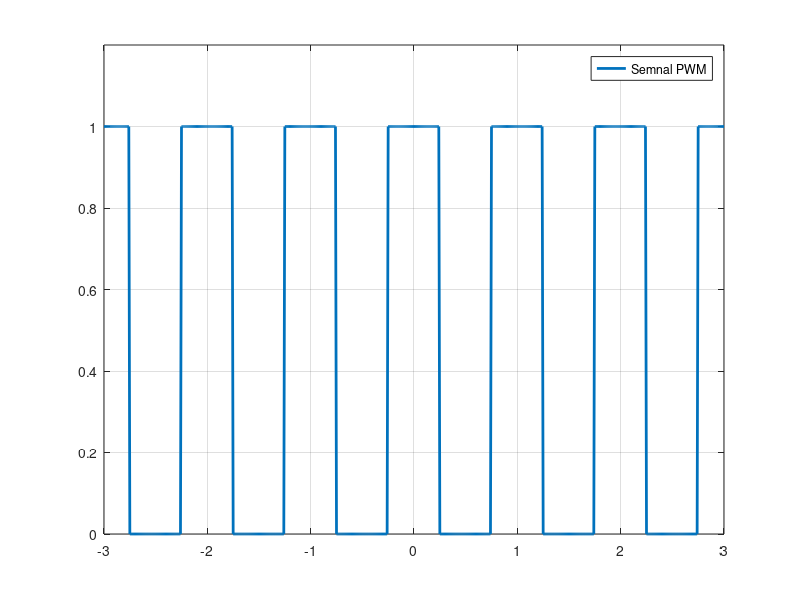

Write the MATLAB code that produced this figure. (Note: this script raises an error after producing the figure.)
%% 1
clc
clear all
close all

% d
N = 2;
u = @(t)(t>=0);
n = -N:1:N;
t = -3:0.01:3;

T = 1;
f = 1/T;
dc = 0.5;

x = @(t)((mod(t+T/4,T) < dc * T)); % daca (t+T/4)%T < dc * T => x = 1 altfel x = 0

plot(t,x(t),'LineWidth',2), axis([-3 3 0 1.2]), grid, legend('Semnal PWM');

%% 2
% a
clc
clear all
close all

% modificare exemplul 2
% generare semnal
T0 = 1; w0 = 2*pi/T0;

figure
N = 8;

Ts = 0.0005; t = -1:Ts:2;
x = t - 0.1 - round(t);
ak1 = estimareAk(x, t, T0, Ts, N)
subplot(311),plot(t,x,'LineWidth',2), grid, axis([-1 2 -0.6 0.4]);

Ts = 0.01; t = -1:Ts:2;
x = t - 0.1 - round(t);
ak2 = estimareAk(x, t, T0, Ts, N)
subplot(312),plot(t,x,'LineWidth',2), grid, axis([-1 2 -0.6 0.4]);

Ts = 0.001; t = -1:Ts:2;
x = t - 0.1 - round(t);
ak3 = estimareAk(x, t, T0, Ts, N)
subplot(313),plot(t,x,'LineWidth',2), grid, axis([-1 2 -0.6 0.4]);

%%
clc
clear all
close all

% modificare exemplul 3
% Ts = 0.0005;
T0 = 1; w0 = 2*pi/T0;
N = 8;
Ts = 0.0005; t = -1:Ts:2;
x = t - 0.1 - round(t);
ak = estimareAk(x, t, T0, Ts, N);

a0 = ak(N+1);
ksi0 = 0;
Ak = abs(ak(N+2:end));
ksi = angle(ak(N+2:end));

% sinteza semnal
x_est = a0 * ones(size(t));
for k = 1:N

    x_est = x_est + 2*Ak(k)*cos(w0 * k * t + ksi(k));

end
figure, plot(t, x, 'b', t, x_est, 'r'), xlabel('t'), legend('x(t)', 'x_{est}(t)'), title('Ts = 0.0005');

% afisare spectru
n0 = 0:N;
figure, subplot(311), stem(n0, [a0, Ak], '.'), legend('Amplitude spectrum');
subplot(312), stem(n0, [ksi0, ksi], '.g'), legend('Phase spectrum');
subplot(313), stem(n0, [a0^2, (Ak.^2)/2], '.r'), xlabel('n'), legend('Power spectrum');

% Ts = 0.01;
T0 = 1; w0 = 2*pi/T0;
N = 8;
Ts = 0.01; t = -1:Ts:2;
x = t - 0.1 - round(t);
ak = estimareAk(x, t, T0, Ts, N);

a0 = ak(N+1);
ksi0 = 0;
Ak = abs(ak(N+2:end));
ksi = angle(ak(N+2:end));

% sinteza semnal
x_est = a0 * ones(size(t));
for k = 1:N

    x_est = x_est + 2*Ak(k)*cos(w0 * k * t + ksi(k));

end
figure, plot(t, x, 'b', t, x_est, 'r'), xlabel('t'), legend('x(t)', 'x_{est}(t)'), title('Ts = 0.01');

% afisare spectru
n0 = 0:N;
figure, subplot(311), stem(n0, [a0, Ak], '.'), legend('Amplitude spectrum');
subplot(312), stem(n0, [ksi0, ksi], '.g'), legend('Phase spectrum');
subplot(313), stem(n0, [a0^2, (Ak.^2)/2], '.r'), xlabel('n'), legend('Power spectrum');

% Ts = 0.001;
T0 = 1; w0 = 2*pi/T0;
N = 8;
Ts = 0.001; t = -1:Ts:2;
x = t - 0.1 - round(t);
ak = estimareAk(x, t, T0, Ts, N);

a0 = ak(N+1);
ksi0 = 0;
Ak = abs(ak(N+2:end));
ksi = angle(ak(N+2:end));

% sinteza semnal
x_est = a0 * ones(size(t));
for k = 1:N

    x_est = x_est + 2*Ak(k)*cos(w0 * k * t + ksi(k));

end
figure, plot(t, x, 'b', t, x_est, 'r'), xlabel('t'), legend('x(t)', 'x_{est}(t)'), title('Ts = 0.001');

% afisare spectru
n0 = 0:N;
figure, subplot(311), stem(n0, [a0, Ak], '.'), legend('Amplitude spectrum');
subplot(312), stem(n0, [ksi0, ksi], '.g'), legend('Phase spectrum');
subplot(313), stem(n0, [a0^2, (Ak.^2)/2], '.r'), xlabel('n'), legend('Power spectrum');

%%
% b
clc
clear all
close all

% modificare exemplul 2
% generare semnal
T0 = 1; w0 = 2*pi/T0;

figure
N = 16;

Ts = 0.0005; t = -1:Ts:2;
x = t - 0.1 - round(t);
ak1 = estimareAk(x, t, T0, Ts, N)
subplot(311),plot(t,x,'LineWidth',2), grid, axis([-1 2 -0.6 0.4]);

Ts = 0.01; t = -1:Ts:2;
x = t - 0.1 - round(t);
ak2 = estimareAk(x, t, T0, Ts, N)
subplot(312),plot(t,x,'LineWidth',2), grid, axis([-1 2 -0.6 0.4]);

Ts = 0.001; t = -1:Ts:2;
x = t - 0.1 - round(t);
ak3 = estimareAk(x, t, T0, Ts, N)
subplot(313),plot(t,x,'LineWidth',2), grid, axis([-1 2 -0.6 0.4]);

%%
clc
clear all
close all

% modificare exemplul 3
% Ts = 0.0005;
T0 = 1; w0 = 2*pi/T0;
N = 16;
Ts = 0.0005; t1 = -1:Ts:2;
x = t1 - 0.1 - round(t1);
ak = estimareAk(x, t1, T0, Ts, N);

a0 = ak(N+1);
ksi0 = 0;
Ak = abs(ak(N+2:end));
ksi = angle(ak(N+2:end));

% sinteza semnal
x_est1 = a0 * ones(size(t1));
for k = 1:N

    x_est1 = x_est1 + 2*Ak(k)*cos(w0 * k * t1 + ksi(k));

end
figure, plot(t1, x, 'b', t1, x_est1, 'r'), xlabel('t'), legend('x(t)', 'x_{est}(t)'), title('Ts = 0.0005');

% afisare spectru
n0 = 0:N;
figure, subplot(311), stem(n0, [a0, Ak], '.'), legend('Amplitude spectrum');
subplot(312), stem(n0, [ksi0, ksi], '.g'), legend('Phase spectrum');
subplot(313), stem(n0, [a0^2, (Ak.^2)/2], '.r'), xlabel('n'), legend('Power spectrum');

% Ts = 0.01;
T0 = 1; w0 = 2*pi/T0;
N = 16;
Ts = 0.01; t2 = -1:Ts:2;
x = t2 - 0.1 - round(t2);
ak = estimareAk(x, t2, T0, Ts, N);

a0 = ak(N+1);
ksi0 = 0;
Ak = abs(ak(N+2:end));
ksi = angle(ak(N+2:end));

% sinteza semnal
x_est2 = a0 * ones(size(t2));
for k = 1:N

    x_est2 = x_est2 + 2*Ak(k)*cos(w0 * k * t2 + ksi(k));

end
figure, plot(t2, x, 'b', t2, x_est2, 'r'), xlabel('t'), legend('x(t)', 'x_{est}(t)'), title('Ts = 0.01');

% afisare spectru
n0 = 0:N;
figure, subplot(311), stem(n0, [a0, Ak], '.'), legend('Amplitude spectrum');
subplot(312), stem(n0, [ksi0, ksi], '.g'), legend('Phase spectrum');
subplot(313), stem(n0, [a0^2, (Ak.^2)/2], '.r'), xlabel('n'), legend('Power spectrum');

% Ts = 0.001;
T0 = 1; w0 = 2*pi/T0;
N = 16;
Ts = 0.001; t3 = -1:Ts:2;
x = t3 - 0.1 - round(t3);
ak = estimareAk(x, t3, T0, Ts, N);

a0 = ak(N+1);
ksi0 = 0;
Ak = abs(ak(N+2:end));
ksi = angle(ak(N+2:end));

% sinteza semnal
x_est3 = a0 * ones(size(t3));
for k = 1:N

    x_est3 = x_est3 + 2*Ak(k)*cos(w0 * k * t3 + ksi(k));

end
figure, plot(t3, x, 'b', t3, x_est3, 'r'), xlabel('t'), legend('x(t)', 'x_{est}(t)'), title('Ts = 0.001');

% afisare spectru
n0 = 0:N;
figure, subplot(311), stem(n0, [a0, Ak], '.'), legend('Amplitude spectrum');
subplot(312), stem(n0, [ksi0, ksi], '.g'), legend('Phase spectrum');
subplot(313), stem(n0, [a0^2, (Ak.^2)/2], '.r'), xlabel('n'), legend('Power spectrum');

%% afisare x_est
figure, subplot(211), plot(t1, x_est1,'LineWidth',3); hold on;
plot(t2, x_est2,'LineWidth',2); hold on;
plot(t3, x_est3);
legend('x_est1','x_est2','x_est3');

x_est = x_est1(1:length(x_est2)) + x_est2;
subplot(212), plot(t2,x_est);

%%